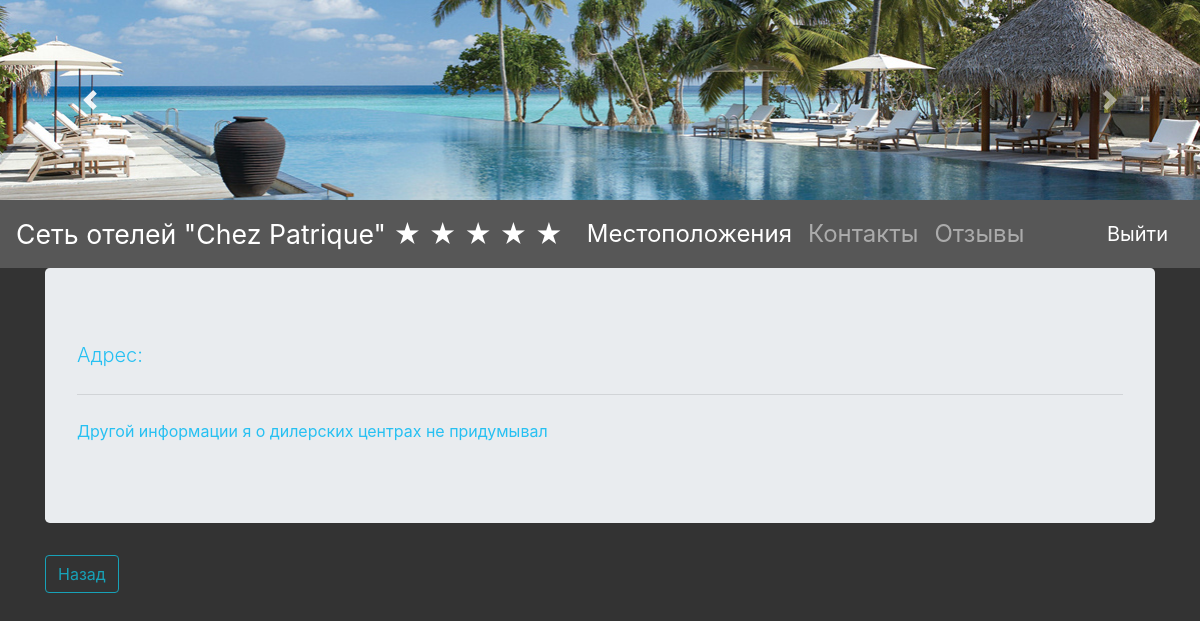
Before: /dealer/5 (signed in) with the older database file.
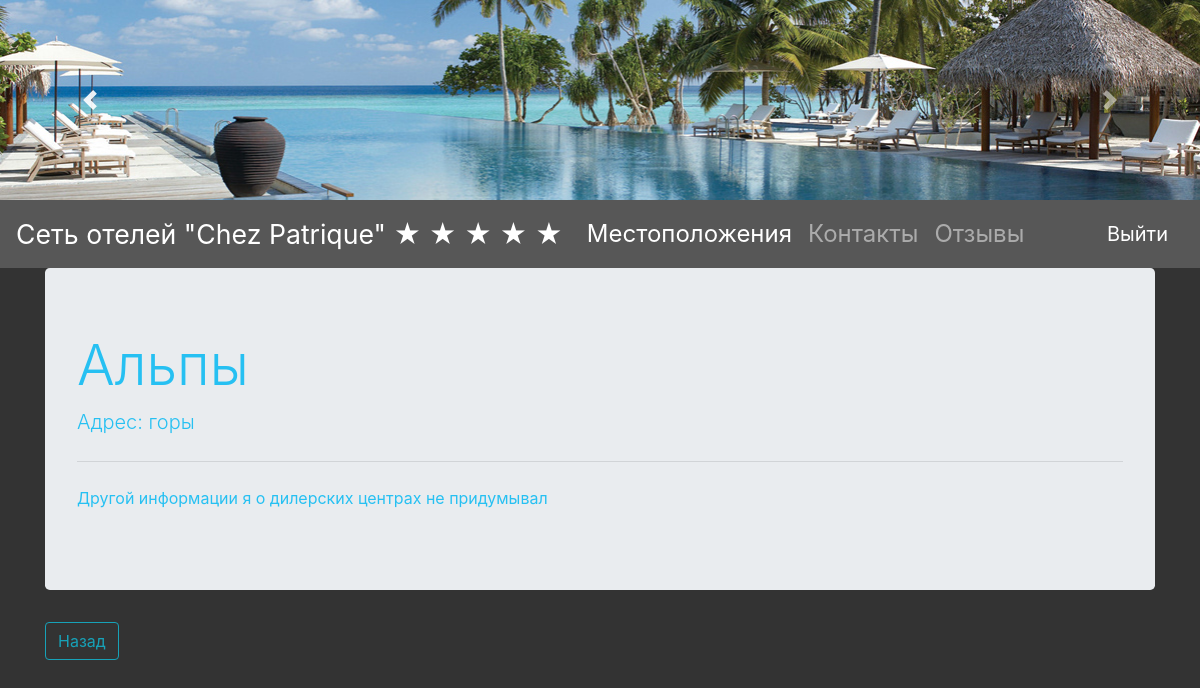
After: the same page with the newer database file.
### tables this page shows
CREATE TABLE dealers 
                            (dealer_id INTEGER PRIMARY KEY AUTOINCREMENT, 
                             name VARCHAR(20),
                             address VARCHAR(128)
                        );

### index.py (the view)
@app.route('/dealer/<int:dealer_id>', methods=['GET'])
def dealer(dealer_id):
    if 'username' not in session:
        return redirect('/login')
    if session['username'] != 'admin':
        return redirect(url_for('index'))
    dealer = DealersModel(db.get_connection()).get(dealer_id)
    return render_template('dealer_info.html',
                           username=session['username'],
                           title='Просмотр информации о дилерском центре',
                           dealer=dealer)

### db.py (called while the page is built)
    def get_connection(self):
        return self.conn

### models.py (called while the page is built)
    def get(self, dealer_id):
        cursor = self.connection.cursor()
        cursor.execute("SELECT * FROM dealers WHERE dealer_id = ?", (str(dealer_id),))
        row = cursor.fetchone()
        return row

### templates/dealer_info.html
{% extends "base.html" %}
{% block content %}
        <div class="jumbotron">
          <h1 class="display-4">{{ dealer[1] }}</h1>
          <p class="lead">Адрес: {{ dealer[2] }}</p>
          <hr class="my-4">
          <p>Другой информации я о дилерских центрах не придумывал</p>
        </div>
        <a href="/dealer_admin"> <button type="button" class="btn btn-outline-info">Назад</button></a>
{% endblock %}

Changed rows visible on the page:
added dealers: name "Альпы", address "горы"
